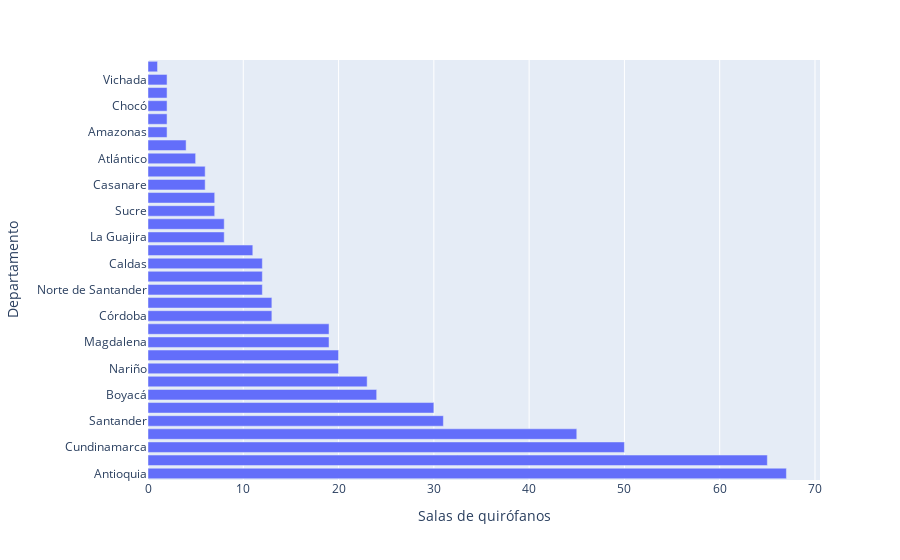

The code cell stored with this chart in its notebook:
### Code cell
px.bar(df[(df['Departamento'] != "Nacional") & (df['Anio'] == 2022)][['Departamento', 'Salas de quirófanos']].sort_values('Salas de quirófanos', ascending=False), x='Salas de quirófanos', y='Departamento')

### Figure 1 — Plotly figure (JSON) as saved in the notebook; plotly's stock layout.template omitted (floating-point values rounded to 4 significant figures)
{"data": [{"alignmentgroup": "True", "hovertemplate": "Salas de quirófanos=%{x}<br>Departamento=%{y}<extra></extra>", "legendgroup": "", "marker": {"color": "#636efa", "pattern": {"shape": ""}}, "name": "", "offsetgroup": "", "orientation": "h", "showlegend": false, "textposition": "auto", "type": "bar", "x": [67, 65, 50, 45, 31, 30, 24, 23, 20, 20, 19, 19, 13, 13, 12, 12, 12, 11, 8, 8, 7, 7, 6, 6, 5, 4, 2, 2, 2, 2, 2, 1], "xaxis": "x", "y": ["Antioquia", "Bogotá, D.C.", "Cundinamarca", "Valle del Cauca", "Santander", "Tolima", "Boyacá", "Bolívar", "Nariño", "Huila", "Magdalena", "Cauca", "Córdoba", "Cesar", "Norte de Santander", "Arauca", "Caldas", "Risaralda", "La Guajira", "Putumayo", "Sucre", "Meta", "Casanare", "Quindío", "Atlántico", "Caquetá", "Amazonas", "Guaviare", "Chocó", "Archipiélago de San Andrés, Providencia y Santa Catalina", "Vichada", "Vaupés"], "yaxis": "y"}], "layout": {"barmode": "relative", "legend": {"tracegroupgap": 0}, "margin": {"t": 60}, "xaxis": {"anchor": "y", "domain": [0, 1], "title": {"text": "Salas de quirófanos"}}, "yaxis": {"anchor": "x", "domain": [0, 1], "title": {"text": "Departamento"}}}}
